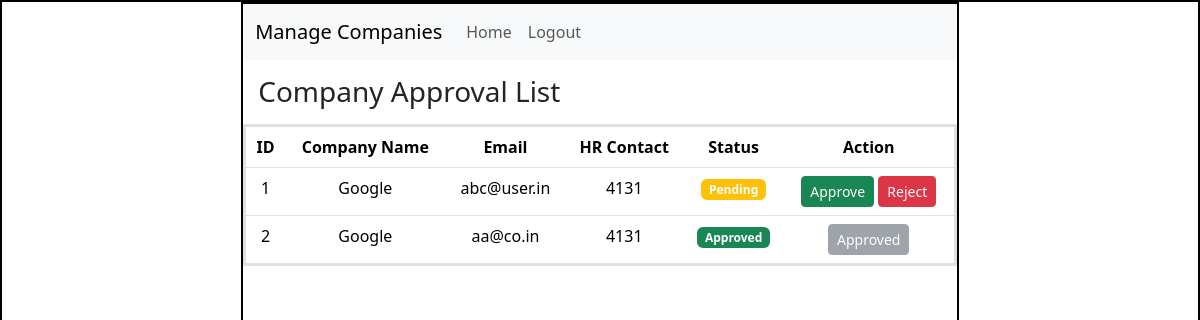
Before: /admin/companies with the older database file.
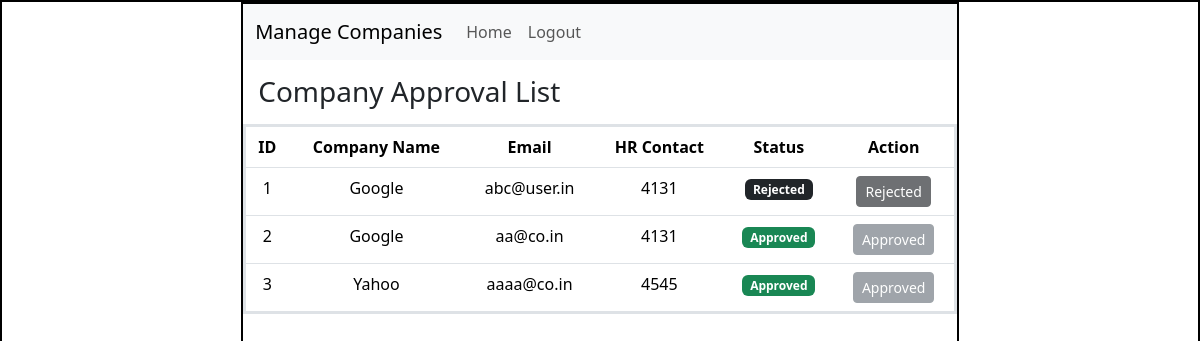
After: the same page with the newer database file.
### application/models.py (models this page shows)
class Company(db.Model):
    __tablename__ = "company"
    id = db.Column(db.Integer(), primary_key=True)
    user_id = db.Column(db.Integer(), db.ForeignKey('user.id'))  # ✅ FIXED TYPE
    company_name = db.Column(db.String(), nullable=False)
    hr_contact = db.Column(db.String())
    website = db.Column(db.String())
    status = db.Column(db.String(), default='pending')

class User(db.Model):
    __tablename__ = "user"
    id = db.Column(db.Integer(), primary_key=True)
    username = db.Column(db.String(), unique=True, nullable=False)
    email = db.Column(db.String(), unique=True, nullable=False)
    password = db.Column(db.String(), nullable=False)
    role = db.Column(db.String(), nullable=False)

### application/controllers.py (the view)
@app.route("/admin/companies")
def admin_companies():
    companies = Company.query.all()
    users = {u.id: u for u in User.query.all()}
    return render_template(
        "admin_companies.html",
        companies=companies,
        users=users)

### templates/admin_companies.html (shortened to what this page needs)
<!DOCTYPE html>
<html lang="en">
<head>
    <link rel="stylesheet" href="/static/style.css">
    <link href="https://cdn.jsdelivr.net/npm/bootstrap@5.3.8/dist/css/bootstrap.min.css" rel="stylesheet">
</head>
<body>
    <div id="main">
        <div id="canvas">
            <nav class="navbar navbar-expand-lg bg-body-tertiary">
                <div class="container-fluid">
                    <a class="navbar-brand">Manage Companies</a>
                    <div class="collapse navbar-collapse">
                        <ul class="navbar-nav me-auto">
                            <li class="nav-item">
                                <a class="nav-link" href="/admin/dashboard">Home</a>
                            </li>
                            <li class="nav-item">
                                <a class="nav-link" href="/logout">Logout</a>
                            </li>
                        </ul>
                    </div>
                </div>
            </nav>
            <div id="content">
                <h3 class="headings">Company Approval List</h3>
                <table class="table text-center border border-3">
                    <thead>
                        <tr>
                            <th>ID</th>
                            <th>Company Name</th>
                            <th>Email</th>
                            <th>HR Contact</th>
                            <th>Status</th>
                            <th>Action</th>
                        </tr>
                    </thead>
                    <tbody>
                        {% for c in companies %}
                        <tr>
                            <td>{{ c.id }}</td>
                            <td>{{ c.company_name }}</td>
                            <td>{{ users[c.user_id].email }}</td>
                            <td>{{ c.hr_contact }}</td>
                            <td>
                                {% if c.status == "approved" %}
                                    <span class="badge bg-success">Approved</span>
                                {% elif c.status == "rejected" %}
                                    <span class="badge bg-dark">Rejected</span>
                                {% else %}
                                    <span class="badge bg-warning">Pending</span>
                                {% endif %}
                            </td>
                            <td>
                                {% if c.status == "pending" %}
                                    <a href="/admin/company/approve/{{ c.id }}"
                                    class="btn btn-success btn-sm">Approve</a>
                                    <a href="/admin/company/reject/{{ c.id }}"
                                    class="btn btn-danger btn-sm">Reject</a>
                                {% elif c.status == "approved" %}
                                    <button class="btn btn-secondary btn-sm" disabled>
                                        Approved
                                    </button>
                                {% elif c.status == "rejected" %}
                                    <button class="btn btn-dark btn-sm" disabled>
                                        Rejected
                                    </button>
                                {% endif %}
                            </td>
                        </tr>
                        {% endfor %}
                    </tbody>
                </table>
            </div>
        </div>
    </div>
</body>
</html>

### static/style.css (style rules this page uses)
* { margin:0px; }
#main, #canvas { border: 2px solid black; }
#canvas { width:60%; height:780px; margin:auto; }
.headings { margin: 10px; padding: 5px; margin-top: 10px; }

Changed rows visible on the page:
changed Company id 1: status "Pending Approve Reject" → "Rejected Rejected"
added Company: id "3", company_name "Yahoo", hr_contact "4545", status "Approved"
added User: email "aaaa@co.in"
